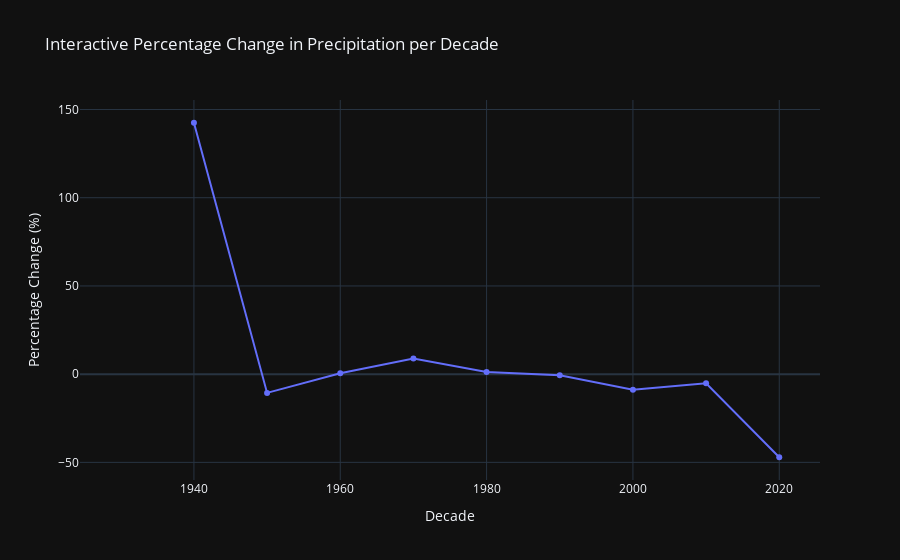

Notebook cell for this chart:
### Code cell
import plotly.express as px
import pandas as pd

# Prepare Data: Compute total precipitation per decade
decadal_precip = df.groupby("DECADE")[["PRCP"]].sum().reset_index()

# Compute percentage change in precipitation per decade
decadal_precip["PRCP_PCT_CHANGE"] = decadal_precip["PRCP"].pct_change() * 100

# Create Interactive Line Chart for Precipitation Change
fig = px.line(decadal_precip, x="DECADE", y="PRCP_PCT_CHANGE", 
              markers=True, title="Interactive Percentage Change in Precipitation per Decade",
              labels={"DECADE": "Decade", "PRCP_PCT_CHANGE": "Percentage Change (%)"},
              template="plotly_dark")

# Show Interactive Plot
fig.show()

### Figure 1 — Plotly figure (JSON) as saved in the notebook; plotly's stock layout.template omitted (floating-point values rounded to 4 significant figures)
{"data": [{"hovertemplate": "Decade=%{x}<br>Percentage Change (%)=%{y}<extra></extra>", "legendgroup": "", "line": {"color": "#636efa", "dash": "solid"}, "marker": {"symbol": "circle"}, "mode": "lines+markers", "name": "", "orientation": "v", "showlegend": false, "type": "scatter", "x": [1930, 1940, 1950, 1960, 1970, 1980, 1990, 2000, 2010, 2020], "xaxis": "x", "y": [null, 142.5, -10.62, 0.516, 8.921, 1.267, -0.6538, -8.821, -5.124, -47.1], "yaxis": "y"}], "layout": {"autosize": true, "legend": {"tracegroupgap": 0}, "title": {"text": "Interactive Percentage Change in Precipitation per Decade"}, "xaxis": {"anchor": "y", "autorange": true, "domain": [0, 1], "range": [1925.0, 2025.0], "title": {"text": "Decade"}, "type": "linear"}, "yaxis": {"anchor": "x", "autorange": true, "domain": [0, 1], "range": [-62.75, 158.1], "title": {"text": "Percentage Change (%)"}, "type": "linear"}}}
